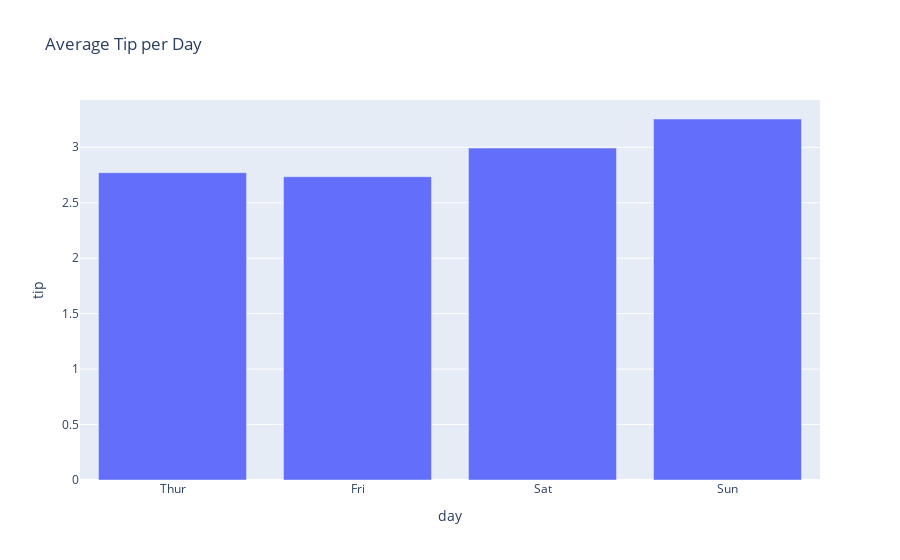

This figure's notebook cell:
### Code cell
#tips.groupby('day')['tip'].mean().iplot(kind ='bar')

avg_tips = tips.groupby('day', as_index=False)['tip'].mean()

fig = px.bar(avg_tips, x='day', y='tip', title='Average Tip per Day')
fig.show()

### Figure 1 — Plotly figure (JSON) as saved in the notebook; plotly's stock layout.template omitted (floating-point values rounded to 4 significant figures)
{"data": [{"hovertemplate": "day=%{x}<br>tip=%{y}<extra></extra>", "legendgroup": "", "marker": {"color": "#636efa", "pattern": {"shape": ""}}, "name": "", "orientation": "v", "showlegend": false, "textposition": "auto", "type": "bar", "x": ["Thur", "Fri", "Sat", "Sun"], "xaxis": "x", "y": [2.771, 2.735, 2.993, 3.255], "yaxis": "y"}], "layout": {"barmode": "relative", "legend": {"tracegroupgap": 0}, "title": {"text": "Average Tip per Day"}, "xaxis": {"anchor": "y", "domain": [0, 1], "title": {"text": "day"}}, "yaxis": {"anchor": "x", "domain": [0, 1], "title": {"text": "tip"}}}}
